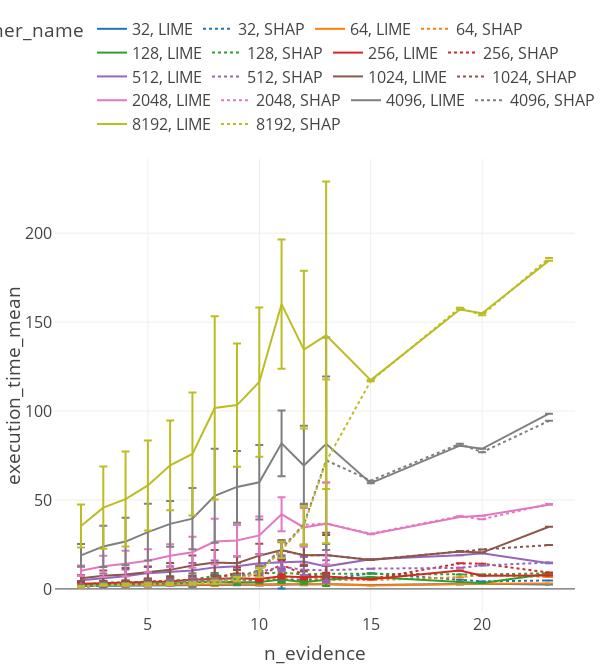

This figure's notebook cell:
### Code cell
id_cols=['num_samples', 'explainer_name', 'dataset_name', 'id','model_name']
to_plot = df
to_plot['n_evidence'] = to_plot.groupby(id_cols, as_index=False).transform('size')
id_cols.append('n_evidence')
to_plot = to_plot.groupby(id_cols, as_index=False).first()
# groupby 'id'and compute mean and std of 'execution_time'
to_plot = to_plot.groupby(list(set(id_cols) - set(['id'])), as_index=False).agg({'execution_time': ['mean', 'std']})
# merge columns names levels
to_plot.columns = to_plot.columns.map('_'.join).str.strip('_')
fig = px.line(to_plot, x='n_evidence', y='execution_time_mean', color='num_samples', line_dash='explainer_name', error_y='execution_time_std', log_y=False)
fig.update_layout(**layout_dict, **h_legend_dict
                  )
fig = end_fig_func(fig)
fig.show()

### Figure 1 — Plotly figure (JSON) as saved in the notebook; plotly's stock layout.template omitted (floating-point values rounded to 4 significant figures)
{"data": [{"error_y": {"array": [0.4738, 0.5136, 0.5438, 0.4819, 0.4557, 0.3814, 0.4262, 0.3739, 0.4209, 2.131, 0.2018, 0.5224, null, null, null, null]}, "hovertemplate": "num_samples=32<br>lime<br>n_evidence=%{x}<br>execution_time_mean=%{y}<extra></extra>", "legendgroup": "32, LIME", "line": {"color": "#1f77b4", "dash": "solid"}, "marker": {"symbol": "circle"}, "mode": "lines", "name": "32, LIME", "orientation": "v", "showlegend": true, "x": [2, 3, 4, 5, 6, 7, 8, 9, 10, 11, 12, 13, 15, 19, 20, 23], "xaxis": "x", "y": [1.679, 1.774, 2.062, 2.264, 2.196, 2.319, 2.328, 2.399, 2.299, 2.423, 2.214, 2.576, 2.251, 2.483, 2.865, 2.537], "yaxis": "y", "type": "scatter"}, {"error_y": {"array": [0.2118, 0.4089, 0.611, 1.057, 0.9937, 0.6792, 1.032, 1.412, 0.7166, 0.9577, 0.9468, 1.498, null, null, null, null]}, "hovertemplate": "num_samples=32<br>shap<br>n_evidence=%{x}<br>execution_time_mean=%{y}<extra></extra>", "legendgroup": "32, SHAP", "line": {"color": "#1f77b4", "dash": "dot"}, "marker": {"symbol": "circle"}, "mode": "lines", "name": "32, SHAP", "orientation": "v", "showlegend": true, "x": [2, 3, 4, 5, 6, 7, 8, 9, 10, 11, 12, 13, 15, 19, 20, 23], "xaxis": "x", "y": [1.553, 3.094, 3.242, 3.704, 4.344, 4.082, 4.825, 5.014, 4.788, 5.058, 5.344, 5.221, 8.769, 5.106, 4.217, 4.751], "yaxis": "y", "type": "scatter"}, {"error_y": {"array": [0.3844, 0.4227, 0.5167, 0.5918, 0.6473, 0.5058, 0.7752, 0.1518, 0.2626, 0.4477, 0.7782, 0.3466, null, null, null, null]}, "hovertemplate": "num_samples=64<br>lime<br>n_evidence=%{x}<br>execution_time_mean=%{y}<extra></extra>", "legendgroup": "64, LIME", "line": {"color": "#ff7f0e", "dash": "solid"}, "marker": {"symbol": "circle"}, "mode": "lines", "name": "64, LIME", "orientation": "v", "showlegend": true, "x": [2, 3, 4, 5, 6, 7, 8, 9, 10, 11, 12, 13, 15, 19, 20, 23], "xaxis": "x", "y": [2.139, 2.206, 2.056, 2.149, 2.237, 2.084, 2.475, 2.767, 2.48, 2.748, 2.914, 2.768, 1.888, 2.908, 2.906, 2.99], "yaxis": "y", "type": "scatter"}, {"error_y": {"array": [0.4246, 0.6675, 0.8234, 1.707, 0.8896, 1.215, 1.658, 0.8419, 0.5752, 1.121, 0.7585, 1.428, null, null, null, null]}, "hovertemplate": "num_samples=64<br>shap<br>n_evidence=%{x}<br>execution_time_mean=%{y}<extra></extra>", "legendgroup": "64, SHAP", "line": {"color": "#ff7f0e", "dash": "dot"}, "marker": {"symbol": "circle"}, "mode": "lines", "name": "64, SHAP", "orientation": "v", "showlegend": true, "x": [2, 3, 4, 5, 6, 7, 8, 9, 10, 11, 12, 13, 15, 19, 20, 23], "xaxis": "x", "y": [1.72, 3.355, 3.476, 3.98, 4.363, 4.837, 5.627, 5.057, 5.467, 6.227, 6.63, 5.145, 4.962, 6.576, 7.887, 6.724], "yaxis": "y", "type": "scatter"}, {"error_y": {"array": [0.4499, 0.5831, 1.01, 1.387, 1.371, 1.784, 1.728, 1.294, 0.8168, 1.923, 1.006, 3.528, null, null, null, null]}, "hovertemplate": "num_samples=128<br>lime<br>n_evidence=%{x}<br>execution_time_mean=%{y}<extra></extra>", "legendgroup": "128, LIME", "line": {"color": "#2ca02c", "dash": "solid"}, "marker": {"symbol": "circle"}, "mode": "lines", "name": "128, LIME", "orientation": "v", "showlegend": true, "x": [2, 3, 4, 5, 6, 7, 8, 9, 10, 11, 12, 13, 15, 19, 20, 23], "xaxis": "x", "y": [2.376, 2.46, 2.461, 2.893, 3.079, 3.721, 4.105, 3.766, 3.833, 5.276, 3.772, 5.115, 6.726, 3.925, 3.328, 8.59], "yaxis": "y", "type": "scatter"}, {"error_y": {"array": [0.3669, 0.982, 1.017, 0.9919, 2.473, 1.193, 1.646, 1.226, 1.765, 1.667, 1.673, 4.248, null, null, null, null]}, "hovertemplate": "num_samples=128<br>shap<br>n_evidence=%{x}<br>execution_time_mean=%{y}<extra></extra>", "legendgroup": "128, SHAP", "line": {"color": "#2ca02c", "dash": "dot"}, "marker": {"symbol": "circle"}, "mode": "lines", "name": "128, SHAP", "orientation": "v", "showlegend": true, "x": [2, 3, 4, 5, 6, 7, 8, 9, 10, 11, 12, 13, 15, 19, 20, 23], "xaxis": "x", "y": [1.731, 3.639, 3.617, 4.049, 4.673, 5.22, 7.363, 7.42, 8.517, 9.239, 8.188, 8.587, 8.499, 8.16, 8.097, 8.829], "yaxis": "y", "type": "scatter"}, {"error_y": {"array": [0.5262, 0.9479, 1.16, 1.205, 1.349, 2.226, 1.936, 1.149, 1.579, 1.18, 1.294, 1.319, null, null, null, null]}, "hovertemplate": "num_samples=256<br>lime<br>n_evidence=%{x}<br>execution_time_mean=%{y}<extra></extra>", "legendgroup": "256, LIME", "line": {"color": "#d62728", "dash": "solid"}, "marker": {"symbol": "circle"}, "mode": "lines", "name": "256, LIME", "orientation": "v", "showlegend": true, "x": [2, 3, 4, 5, 6, 7, 8, 9, 10, 11, 12, 13, 15, 19, 20, 23], "xaxis": "x", "y": [2.847, 3.091, 3.553, 4.001, 4.203, 5.145, 5.606, 5.95, 5.586, 7.069, 6.52, 6.999, 5.381, 10.36, 7.384, 7.581], "yaxis": "y", "type": "scatter"}, {"error_y": {"array": [0.25, 0.5406, 0.8699, 0.9837, 1.152, 1.47, 1.813, 2.819, 2.186, 2.626, 2.409, 2.549, null, null, null, null]}, "hovertemplate": "num_samples=256<br>shap<br>n_evidence=%{x}<br>execution_time_mean=%{y}<extra></extra>", "legendgroup": "256, SHAP", "line": {"color": "#d62728", "dash": "dot"}, "marker": {"symbol": "circle"}, "mode": "lines", "name": "256, SHAP", "orientation": "v", "showlegend": true, "x": [2, 3, 4, 5, 6, 7, 8, 9, 10, 11, 12, 13, 15, 19, 20, 23], "xaxis": "x", "y": [0.9477, 2.129, 2.687, 3.096, 3.63, 4.235, 5.686, 9.248, 7.083, 13.66, 7.919, 6.563, 5.567, 14.37, 14.18, 9.172], "yaxis": "y", "type": "scatter"}, {"error_y": {"array": [2.477, 2.755, 3.902, 3.466, 3.235, 4.206, 3.922, 1.851, 5.163, 4.081, 2.519, 9.179, null, null, null, null]}, "hovertemplate": "num_samples=512<br>lime<br>n_evidence=%{x}<br>execution_time_mean=%{y}<extra></extra>", "legendgroup": "512, LIME", "line": {"color": "#9467bd", "dash": "solid"}, "marker": {"symbol": "circle"}, "mode": "lines", "name": "512, LIME", "orientation": "v", "showlegend": true, "x": [2, 3, 4, 5, 6, 7, 8, 9, 10, 11, 12, 13, 15, 19, 20, 23], "xaxis": "x", "y": [4.903, 5.975, 7.063, 8.879, 9.469, 10.37, 12.11, 12.71, 14.46, 14.84, 15.41, 12.68, 16.66, 18.97, 20.0, 14.41], "yaxis": "y", "type": "scatter"}, {"error_y": {"array": [0.4906, 0.8951, 0.97, 0.9713, 0.8534, 1.17, 1.587, 0.9668, 2.849, 2.656, 2.933, 5.734, null, null, null, null]}, "hovertemplate": "num_samples=512<br>shap<br>n_evidence=%{x}<br>execution_time_mean=%{y}<extra></extra>", "legendgroup": "512, SHAP", "line": {"color": "#9467bd", "dash": "dot"}, "marker": {"symbol": "circle"}, "mode": "lines", "name": "512, SHAP", "orientation": "v", "showlegend": true, "x": [2, 3, 4, 5, 6, 7, 8, 9, 10, 11, 12, 13, 15, 19, 20, 23], "xaxis": "x", "y": [1.204, 2.321, 2.369, 2.528, 2.823, 3.301, 4.383, 4.962, 9.553, 12.51, 10.76, 10.42, 11.4, 11.85, 13.12, 14.89], "yaxis": "y", "type": "scatter"}, {"error_y": {"array": [1.636, 2.961, 3.684, 3.369, 3.923, 5.686, 7.125, 3.803, 6.687, 4.977, 5.647, 12.54, null, null, null, null]}, "hovertemplate": "num_samples=1024<br>lime<br>n_evidence=%{x}<br>execution_time_mean=%{y}<extra></extra>", "legendgroup": "1024, LIME", "line": {"color": "#8c564b", "dash": "solid"}, "marker": {"symbol": "circle"}, "mode": "lines", "name": "1024, LIME", "orientation": "v", "showlegend": true, "x": [2, 3, 4, 5, 6, 7, 8, 9, 10, 11, 12, 13, 15, 19, 20, 23], "xaxis": "x", "y": [6.057, 7.35, 8.093, 9.22, 10.72, 13.14, 14.81, 14.42, 18.7, 21.87, 18.89, 19.11, 16.33, 21.07, 20.42, 34.98], "yaxis": "y", "type": "scatter"}, {"error_y": {"array": [0.599, 1.196, 1.154, 1.325, 1.048, 1.012, 1.166, 1.978, 1.873, 4.623, 6.037, 11.3, null, null, null, null]}, "hovertemplate": "num_samples=1024<br>shap<br>n_evidence=%{x}<br>execution_time_mean=%{y}<extra></extra>", "legendgroup": "1024, SHAP", "line": {"color": "#8c564b", "dash": "dot"}, "marker": {"symbol": "circle"}, "mode": "lines", "name": "1024, SHAP", "orientation": "v", "showlegend": true, "x": [2, 3, 4, 5, 6, 7, 8, 9, 10, 11, 12, 13, 15, 19, 20, 23], "xaxis": "x", "y": [1.204, 2.472, 2.54, 2.844, 2.947, 3.041, 4.463, 6.216, 9.964, 21.65, 18.86, 19.0, 16.39, 21.22, 22.17, 24.63], "yaxis": "y", "type": "scatter"}, {"error_y": {"array": [2.992, 6.003, 7.214, 6.428, 6.467, 8.746, 12.87, 8.739, 10.66, 9.563, 10.88, 23.11, null, null, null, null]}, "hovertemplate": "num_samples=2048<br>lime<br>n_evidence=%{x}<br>execution_time_mean=%{y}<extra></extra>", "legendgroup": "2048, LIME", "line": {"color": "#e377c2", "dash": "solid"}, "marker": {"symbol": "circle"}, "mode": "lines", "name": "2048, LIME", "orientation": "v", "showlegend": true, "x": [2, 3, 4, 5, 6, 7, 8, 9, 10, 11, 12, 13, 15, 19, 20, 23], "xaxis": "x", "y": [10.22, 12.71, 14.22, 15.85, 18.7, 20.64, 26.63, 27.25, 30.06, 41.95, 34.59, 36.7, 30.75, 40.45, 41.16, 47.27], "yaxis": "y", "type": "scatter"}, {"error_y": {"array": [0.4619, 0.4899, 0.8582, 0.9035, 1.138, 1.059, 0.905, 1.387, 3.196, 4.864, 11.66, 23.0, null, null, null, null]}, "hovertemplate": "num_samples=2048<br>shap<br>n_evidence=%{x}<br>execution_time_mean=%{y}<extra></extra>", "legendgroup": "2048, SHAP", "line": {"color": "#e377c2", "dash": "dot"}, "marker": {"symbol": "circle"}, "mode": "lines", "name": "2048, SHAP", "orientation": "v", "showlegend": true, "x": [2, 3, 4, 5, 6, 7, 8, 9, 10, 11, 12, 13, 15, 19, 20, 23], "xaxis": "x", "y": [1.192, 2.128, 2.319, 2.583, 2.958, 3.125, 3.874, 5.712, 10.07, 22.3, 36.03, 36.76, 31.07, 40.87, 39.2, 47.73], "yaxis": "y", "type": "scatter"}, {"error_y": {"array": [6.341, 11.6, 13.35, 15.96, 12.82, 17.23, 26.45, 20.19, 20.9, 18.51, 22.32, 59.79, null, null, null, null]}, "hovertemplate": "num_samples=4096<br>lime<br>n_evidence=%{x}<br>execution_time_mean=%{y}<extra></extra>", "legendgroup": "4096, LIME", "line": {"color": "#7f7f7f", "dash": "solid"}, "marker": {"symbol": "circle"}, "mode": "lines", "name": "4096, LIME", "orientation": "v", "showlegend": true, "x": [2, 3, 4, 5, 6, 7, 8, 9, 10, 11, 12, 13, 15, 19, 20, 23], "xaxis": "x", "y": [18.87, 23.91, 26.62, 31.96, 36.57, 39.49, 52.39, 57.34, 59.96, 81.86, 69.39, 81.63, 59.47, 80.55, 78.78, 98.54], "yaxis": "y", "type": "scatter"}, {"error_y": {"array": [0.4556, 0.8684, 0.6899, 0.8782, 1.357, 3.932, 1.114, 1.246, 2.393, 4.765, 11.54, 47.06, null, null, null, null]}, "hovertemplate": "num_samples=4096<br>shap<br>n_evidence=%{x}<br>execution_time_mean=%{y}<extra></extra>", "legendgroup": "4096, SHAP", "line": {"color": "#7f7f7f", "dash": "dot"}, "marker": {"symbol": "circle"}, "mode": "lines", "name": "4096, SHAP", "orientation": "v", "showlegend": true, "x": [2, 3, 4, 5, 6, 7, 8, 9, 10, 11, 12, 13, 15, 19, 20, 23], "xaxis": "x", "y": [1.392, 2.609, 2.531, 3.026, 3.499, 4.877, 4.986, 6.563, 10.59, 22.78, 36.34, 72.32, 60.87, 81.59, 76.85, 94.5], "yaxis": "y", "type": "scatter"}, {"error_y": {"array": [12.08, 23.12, 26.7, 25.3, 25.24, 34.55, 51.51, 34.62, 41.95, 36.38, 44.37, 86.45, null, null, null, null]}, "hovertemplate": "num_samples=8192<br>lime<br>n_evidence=%{x}<br>execution_time_mean=%{y}<extra></extra>", "legendgroup": "8192, LIME", "line": {"color": "#bcbd22", "dash": "solid"}, "marker": {"symbol": "circle"}, "mode": "lines", "name": "8192, LIME", "orientation": "v", "showlegend": true, "x": [2, 3, 4, 5, 6, 7, 8, 9, 10, 11, 12, 13, 15, 19, 20, 23], "xaxis": "x", "y": [35.4, 45.72, 50.52, 58.19, 69.48, 75.88, 101.7, 103.4, 116.3, 160.1, 134.5, 142.6, 117.4, 157.1, 155.0, 184.6], "yaxis": "y", "type": "scatter"}, {"error_y": {"array": [0.4203, 0.402, 0.588, 0.6586, 0.5227, 0.5227, 0.9337, 1.141, 2.612, 4.621, 10.94, 46.04, null, null, null, null]}, "hovertemplate": "num_samples=8192<br>shap<br>n_evidence=%{x}<br>execution_time_mean=%{y}<extra></extra>", "legendgroup": "8192, SHAP", "line": {"color": "#bcbd22", "dash": "dot"}, "marker": {"symbol": "circle"}, "mode": "lines", "name": "8192, SHAP", "orientation": "v", "showlegend": true, "x": [2, 3, 4, 5, 6, 7, 8, 9, 10, 11, 12, 13, 15, 19, 20, 23], "xaxis": "x", "y": [1.177, 2.181, 2.36, 2.563, 2.788, 3.043, 3.831, 5.491, 9.129, 21.94, 35.63, 71.69, 116.8, 158.1, 153.9, 186.0], "yaxis": "y", "type": "scatter"}], "layout": {"xaxis": {"anchor": "y", "domain": [0.0, 1.0], "title": {"text": "n_evidence"}}, "yaxis": {"anchor": "x", "domain": [0.0, 1.0], "title": {"text": "execution_time_mean"}}, "legend": {"title": {"text": "num_samples, explainer_name"}, "tracegroupgap": 0, "orientation": "h", "yanchor": "bottom", "y": 1.04, "xanchor": "right", "x": 1}, "margin": {"b": 55, "l": 55, "pad": 2, "r": 25, "t": 50}, "font": {"size": 16}, "autosize": false, "width": 600, "height": 666.7, "title": {"text": ""}}}
